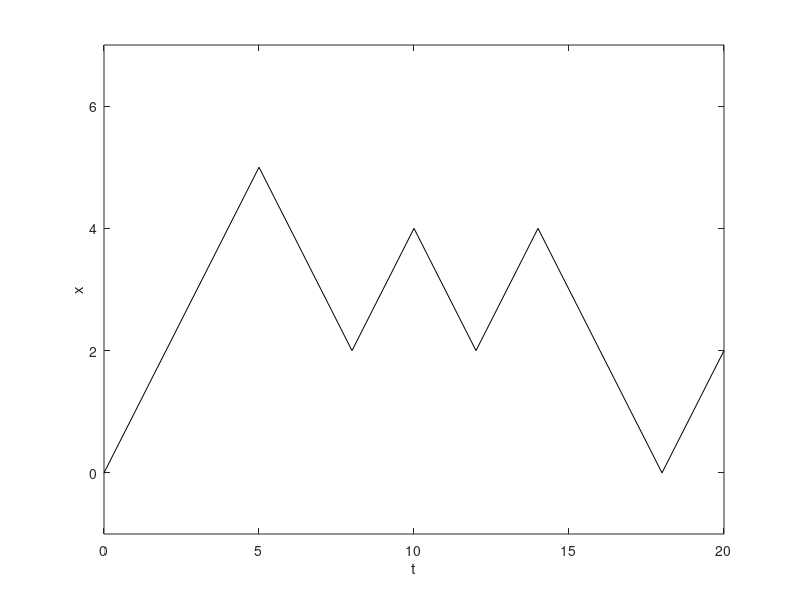

Source code (MATLAB):
%% Author: Jamie Mair
% Random walk script to simulate a single random walk with parameters


initial_x = 0;
initial_t = 0;
final_t = 20;
probability_up = 0.5;
probability_down = 1.0 - probability_up;

x = zeros(1, final_t-initial_t+1);
t = initial_t:final_t;
x(1) = initial_x;
for i=2:length(x)
    if rand < probability_up
       x(i) = x(i-1) + 1; 
    else
       x(i) = x(i-1) - 1; 
    end
end


figure;
plot(t,x,'-k');
ylim([floor(min(x)*1.1-1), ceil(max(x)*1.1+1)]);
xlabel('t');
ylabel('x');